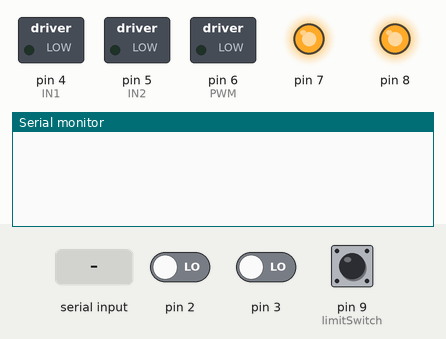
The sketch below on a simulated Arduino Uno, built with avr-gcc and run on an emulated ATmega328P. Parts: switched loads named in the sketch (green lamp = pin HIGH), output pins drawn as LEDs (lit = HIGH), the last lines printed to the serial monitor. The inputs (shaded band) are chosen by the test bench; at power-on: pin 2 LOW, pin 3 LOW, pin 9 (limitSwitch) LOW.

Above: at 2.2 s.
2.3 s: "DOWN." received over Serial
At 2.8 s:
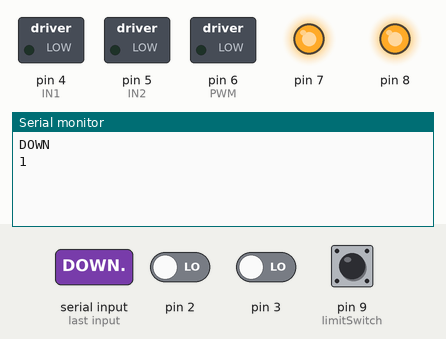
3.8 s: "UP." received over Serial
At 5.2 s:
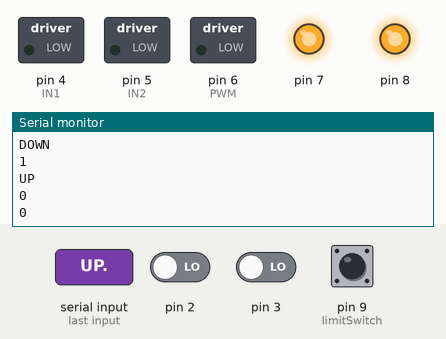

Measured:
- after the input at 2.3 s, the serial monitor: prints a new line at once (image 1)
- after the input at 3.8 s, the serial monitor: prints a new line at once (image 2)

The sketch:

Slider_Mechanism_New.ino
```cpp
const int IN2=5;
const int IN1=4;
const int PWM=6;

bool upperSen;
bool lowerSen;

String input;

int limitSwitch = 9;

void Motor_Down(int Speed) {
     digitalWrite(7, LOW);
     digitalWrite(8, LOW);
     digitalWrite(IN1,HIGH);
     digitalWrite(IN2,LOW);
     analogWrite(PWM,Speed);
}
void Motor_Up(int Speed) {
     digitalWrite(7, LOW);
     digitalWrite(8, LOW);
     digitalWrite(IN1,LOW);
     digitalWrite(IN2,HIGH);
     analogWrite(PWM,Speed);
}
void Motor_Brake(){
     digitalWrite(IN1,LOW);
     digitalWrite(IN2,LOW);
     digitalWrite(7, HIGH);
     digitalWrite(8, HIGH);
     analogWrite(PWM, 0);
}
void setup() {
  pinMode(2 , INPUT);
  pinMode(3, INPUT);

  pinMode(IN1, OUTPUT);
  pinMode(IN2, OUTPUT);
  pinMode(PWM, OUTPUT);
  pinMode(7, OUTPUT);
  pinMode(8, OUTPUT);
  pinMode(limitSwitch, INPUT);

  Serial.begin(115200);

Motor_Brake();
delay(1000);
}

void loop() {

 if (Serial.available() > 0) {
      input = Serial.readStringUntil('.');
      Serial.println(input);

      if (input == "DOWN") {

          while (digitalRead(2)== HIGH) {    //until upperSen is low
            Motor_Up(200); delay(10);
          }
          Motor_Brake();
          Serial.println(1);
          upperSen = true;
          lowerSen = false;

      }

        if (input == "UP") {

            while(digitalRead(3) == HIGH) {//until lowerSen is LOW
                Motor_Down(200); delay(10);
            }

            Motor_Brake();
            upperSen = false;
            lowerSen = true;

            Serial.println(digitalRead(limitSwitch));

            if (digitalRead(limitSwitch)==0) {
              while (digitalRead(2) == HIGH) {
                Motor_Up(200);
              }

              Motor_Brake();
              Serial.println(0);
            } else {
              Serial.println(1);
            }
        }
}

}
```
